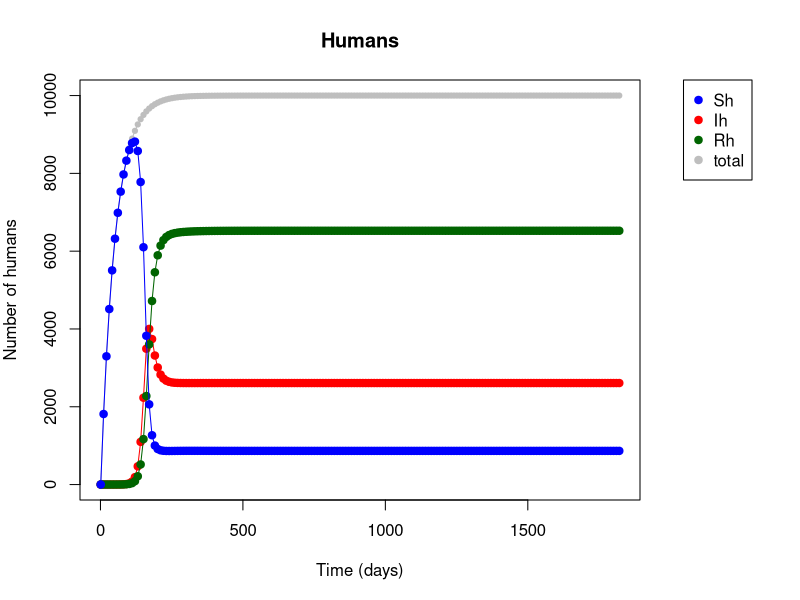
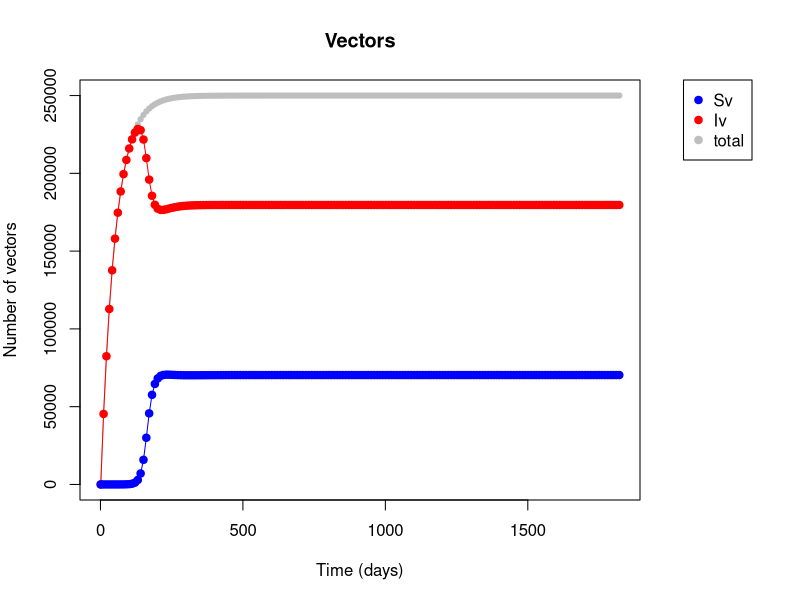

These figures' R source, in order:
## ---- chunk 1
library(knitr)

opts_chunk$set(collapse = TRUE)


## ---- chunk 2
library(deSolve)
library(ggplot2)

## ---- chunk 3


### Model for arboviral infection

model <- function (t, x, params) {
  
  Sh <- x[1]    #Susceptible humans
  Ih <- x[2]    #Infected humans
  Rh <- x[3]    #Recovered humans
  Sv <- x[4]    #Susceptible vectors
  Iv <- x[5]    #Infected vectors
  
   with(as.list(params), #local environment to evaluate derivatives

{
  # Humans
  
  dSh  <-  muh * Nh - (betah * b/Nh) * Sh * Iv - muh* Sh     # (eqn 1)
  dIh  <-  (betah * b/Nh) * Sh * Iv  - (gammah + muh)* Ih
  dRh   <-  gammah * Ih  - muh * Rh
  
  # Vectors
  dSv  <-   V - (betah * b/Nh) * Ih * Sv - muv * Sv 
  dIv  <-   (betah * b/Nh) * Ih * Sv - muv* Iv
  
  dx   <- c(dSh,dIh,dRh, dSv,dIv)
  list(dx)
}
)
}





## ---- chunk 4
times  <- seq(1,365*5,by=10)

params <- c(
  muh      = 50 ^-1,
  V        = 5000,
  muv      = 50 ^-1,
  b        = 0.3,
  betah    = 0.1,
  betah    = 0.5,
  gammah   = 20 ^-1,
  Nh       = 10000
  
)

xstart<- c(Sh=1,Ih=1,Rh =1, Iv=1,Sv=1)

out <- as.data.frame(ode(xstart,times,model,params))


## ---- chunk 5
# Basic Reproduction Number (Homogeneous mixing)
# HomoRo = m*(a^2)*b*c*exp(-muv*deltaT)/(muv*r)
# HomoR0 = m*(a^2)*b*c*exp(-muv*deltaT)* Dh*Lv


## ---- chunk 6
par(mfrow = c(1,1))
par(mar=c(5,4,4,8),xpd=TRUE)
plot(out$time, (out$Rh + out$Ih + out$Sh), main="Humans",col="gray",
     cex=.7,ylab="Number of humans",xlab="Time (days)", type="o", pch = 19)
lines(out$time, out$Ih, main="Humans",col="red", type="o", pch = 19)
lines(out$time, out$Rh, main="Humans",col="darkgreen", type="o", pch = 19)
lines(out$time, out$Sh, main="Humans",col="blue", type="o", pch = 19)
legend("topright", c ("Sh","Ih", "Rh", 'total'), pch = 19, col = c("blue", "red", "darkgreen", "gray"),
       inset=c(-0.2,0))


# Vectors
par(mfrow = c(1,1))
par(mar=c(5,4,4,8),xpd=TRUE)
plot(out$time, (out$Iv + out$Sv), main="Vectors",col="gray",
     cex=.7,ylab="Number of vectors",xlab="Time (days)", type="o", pch = 19)
lines(out$time, out$Iv, col="red", type="o", pch = 19)
lines(out$time, out$Sv, col="blue", type="o", pch = 19)
legend("topright", c ("Sv","Iv", 'total'), pch = 19, col = c("blue", "red", "gray"),
       inset=c(-0.2,0))
